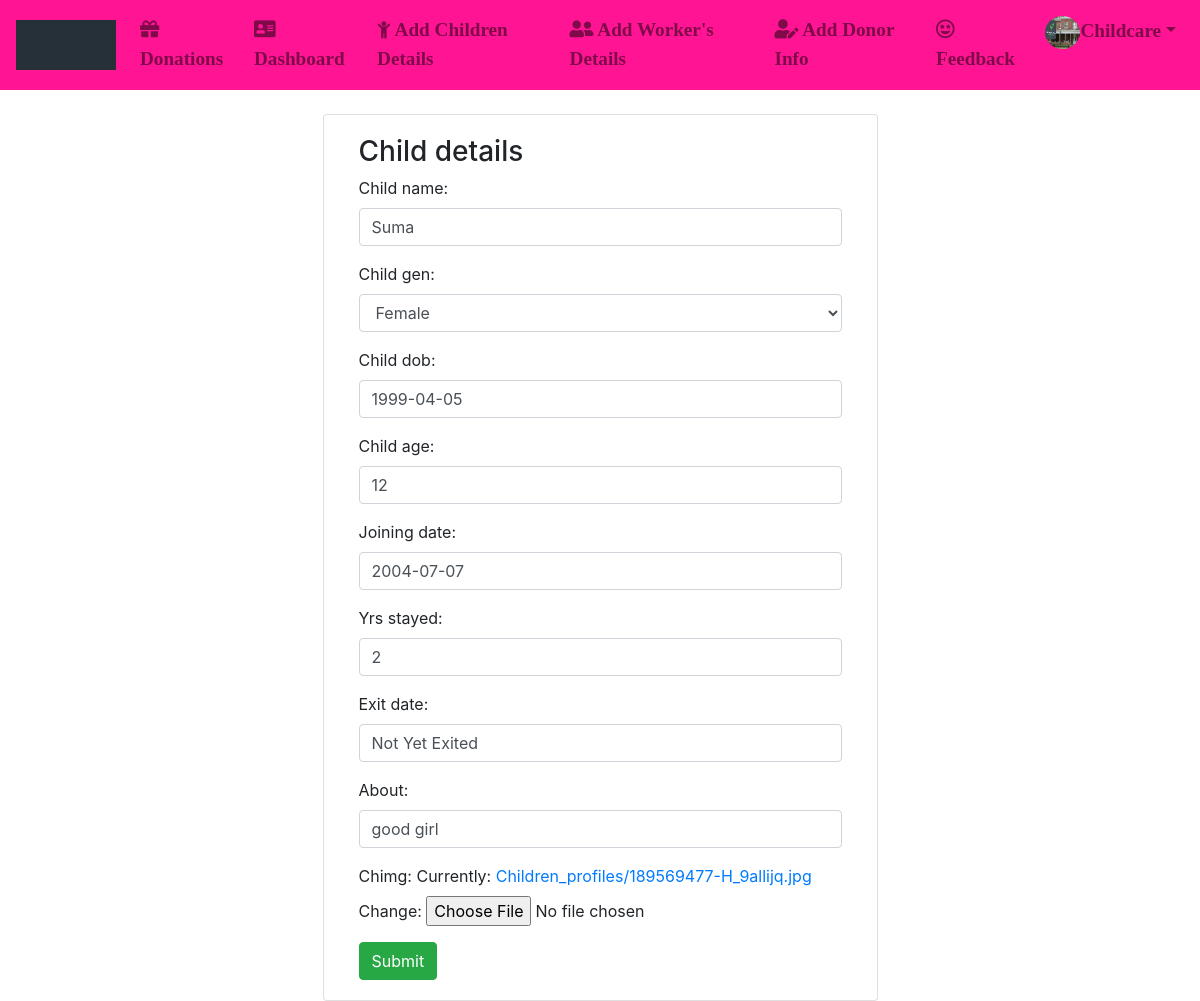
/chup/1/ (signed in), run on the app's committed database.
### App/models.py (models this page shows)
class User(AbstractUser):
	img= models.ImageField(upload_to='Profiles/',default="profile.png")
	dob=models.DateField(null=True,blank=True)
	g=[('Male','Male'),('Female','Female')]
	gender=models.CharField(max_length=10,choices=g,null=True,blank=True)
	ph_no=models.CharField(max_length=10)
	pan_no=models.CharField(max_length=10,null=True,blank=True)
	address=models.CharField(max_length=100)
	postal_code=models.CharField(max_length=7)
	city=models.CharField(max_length=20)
	state=models.CharField(max_length=20,default='Andhra Pradesh')
	country=models.CharField(max_length=20,default='India')
	idgen = models.TextField(blank=True)
	p=[(1,'Donor'),(2,'Organisation'),(3,'Guest')]
	role=models.IntegerField(choices=p,default=3)

class Child_details(models.Model):
	child_name = models.CharField(max_length=50)
	c=[('Female','Female'),('Male','Male'),('Select','Select Your Gender')]
	child_gen=models.CharField(max_length=10,choices=c,default='Select')
	child_dob=models.DateField(null=True)
	child_age = models.CharField(max_length=10)
	joining_date = models.DateField(null=True)
	yrs_stayed = models.CharField(max_length=30)
	exit_date = models.CharField(max_length=50,default="Not Yet Exited")
	chimg= models.ImageField(upload_to='Children_profiles/',default="profile.png")
	about = models.CharField(max_length=500)
	ch = models.ForeignKey(User,on_delete=models.CASCADE)

### App/views.py (the view)
# urls.py: path('chup/<int:cu>/',views.childupdate,name="chupd"),
def childupdate(request,cu):
	ch=Child_details.objects.get(id=cu)
	if request.method == "POST":
		x=Childform(request.POST,instance=ch)
		if x.is_valid():
			x.save()
			return redirect('/dash')
	c=Childform(instance=ch)
	return render(request,'html/chupdate.html',{'c':c})

### App/forms.py
class Childform(forms.ModelForm):
	class Meta:
		model = Child_details
		fields = ["child_name","child_gen","child_dob","child_age","joining_date","yrs_stayed","exit_date","about","chimg"]
		widgets = {
		"child_name":forms.TextInput(attrs={
			"class":"form-control",
			"placeholder":"Enter child name",
			}),
		"child_gen":forms.Select(attrs={
			"class":"form-control",
			}),
		"child_dob":forms.DateInput(attrs={
			"class":"form-control",
			"placeholder":"DOB of the child",
			}),
		"child_age":forms.TextInput(attrs={
			"class":"form-control",
			"placeholder":"Enter child's age",
			}),
		"joining_date":forms.DateInput(attrs={
			"class":"form-control",
			"placeholder":"Enter the joining date of the child",
			}),
		"yrs_stayed":forms.TextInput(attrs={
			"class":"form-control",
			"placeholder":"Enter the no.of.yrs child stayed"
			}),
		"exit_date":forms.TextInput(attrs={
			"class":"form-control",
			"placeholder":"Enter the date the child exited",
			}),
		"about":forms.TextInput(attrs={
			"class":"form-control",
			"placeholder":"Enter any infomation of the child",
			}),
		}

### App/templates/html/chupdate.html (shortened to what this page needs)
{% extends 'html/base.html' %}
{% block content %}
<div class="container mt-4">
	<div class="card col-md-6 mx-auto">
		<div class="card-body">
			<h3>Child details</h3>
			<form method="POST">
				{{c.as_p}}
				<input type="submit" value="Submit" class="btn btn-success">
			</form>
		</div>
	</div>
</div>
{% endblock %}

### App/templates/html/navbar.html (shortened to what this page needs)
{% load static %}
<link rel="stylesheet" href="https://use.fontawesome.com/releases/v5.7.0/css/all.css">
<link rel="stylesheet" href="https://cdnjs.cloudflare.com/ajax/libs/font-awesome/4.7.0/css/font-awesome.min.css">
<nav class="navbar navbar-expand-md navbar-light" style="background-color:#FF1493;">
  <a class="navbar-brand" href="{% url 'hm' %}"> <img src="{% static 'images/gif.gif' %}" alt="logo" style="width:100px;height:50px">
</a>
  <div style="font-family:Garamond;font-weight:bold;font-size: 120%;">
  <div class="collapse navbar-collapse" id="collapsibleNavbar">
    <ul class="navbar-nav">
      {% if not user.is_authenticated %}
      <li class="nav-item">
        <a class="nav-link" href="{% url 'cr' %}"><i class="fas fa-home"></i> Home</a>
      </li>
      <li class="nav-item">
        <a class="nav-link" href="{% url 'rg' %}"><i class='fas fa-user-plus'></i> Register Here</a>
      </li>
      <li class="nav-item">
        <a class="nav-link" href="{% url 'lg' %}"><i class="fas fa-address-card"></i> Login</a>
      </li>
{% elif user.role == 2 %}
      <li class="nav-item">
        <a class="nav-link" href="{% url 'vi' %}"><i class='fas fa-gift'></i> Donations</a>
      </li>
      <li class="nav-item">
        <a class="nav-link" href="{% url 'dash' %}"><i class='fas fa-address-card'></i> Dashboard</a>
      </li>
      <li class="nav-item">
        <a class="nav-link" href="{% url 'ci' %}"><i class="fa fa-child"></i> Add Children Details</a>
      </li>
      <li class="nav-item">
        <a class="nav-link" href="{% url 'wi' %}"><i class='fas fa-user-friends'></i> Add Worker's Details</a>
      </li>
      <li class="nav-item">
        <a class="nav-link" href="{% url 'di' %}"><i class='fas fa-user-edit'></i> Add Donor Info</a>
      </li>
      <li class="nav-item">
      <a class="nav-link" href="{% url 'fb' %}"><i class='far fa-grin-stars'></i> Feedback</a>
      </li>
      <li class="dropdown">
       <a type="button" class="nav-link dropdown-toggle" data-toggle="dropdown"><img src="{{request.user.img.url}}" height="33px" width="35px" class="rounded-circle" />{{user.username}}</a>
</li>
      {% endif %}
  </ul>
  </div>
  </div>
</nav>

### data on the page
User: user.img (picture), username "Childcare"
Child_details: child_name "Suma", child_gen "Female", child_dob "1999-04-05", child_age "12", joining_date "2004-07-07", yrs_stayed "2", exit_date "Not Yet Exited", about "good girl"
